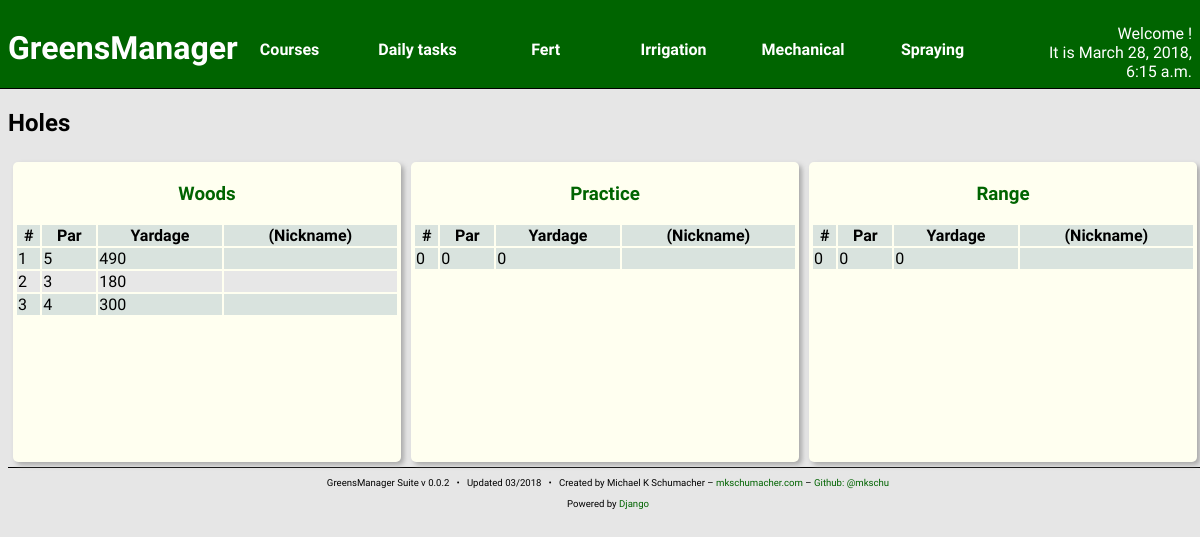
The app's page /courses/holes/ with its own data.
### courses/models.py (models this page shows, shortened)
class Course(models.Model):
    name = models.CharField(max_length=256)
    created_at = models.DateTimeField(auto_now_add=True)
    updated_at = models.DateTimeField(auto_now=True)

class Hole(models.Model):
    number = models.IntegerField()
    nickname = models.CharField(max_length=256,
                                null = True,
                                blank = True)
    par = models.IntegerField(default = 4)
    yardage = models.IntegerField()
    course = models.ForeignKey(Course, related_name='hole')
    created_at = models.DateTimeField(auto_now_add=True)
    updated_at = models.DateTimeField(auto_now=True)

### courses/views.py (the view)
def hole_index(request):
    courses = Course.objects.prefetch_related('hole').all()
    context = {
        'curr_time': curr_time(),
        'courses': courses,
    }
    return render(request, 'courses/hole_index.html', context)

### courses/views.py (called while the page is built)
def curr_time():
    return now()

### courses/templates/courses/hole_index.html
{% include "head.html" %}
<h2>Holes</h2>
{% for c in courses.all %}
	<section class="content-block">
		<h3>
			<a href="{% url 'courses:course_detail' c.pk %}">
				{{ c.name }}
			</a>
		</h3>
		<table>
			<thead>
				<th>#</th>
				<th>Par</th>
				<th>Yardage</th>
				<th>(Nickname)</th>
			</thead>
			{% for h in c.hole.all %}
			<tr>
				<td>{{ h.number }}</td>
				<td>{{ h.par }}</td>
				<td>{{ h.yardage }}</td>
				<td>{{ h.name }}</td>
			</tr>
			{% endfor %}
		</table>
	</section>
{% endfor %}
{% include "foot.html" %}

### greensManager/static/styles/main.css (style rules this page uses)
body { background: #e6e6e6; font-family: 'Quattrocento Sans', sans-serif; width: 100vw; overflow: auto; }
a { text-decoration: none; color: darkgreen; }
.content-block { width: 32%; float: left; border-radius: 5px; margin: 5px; padding: 2px; background: ivory; box-shadow: 3px 3px 5px darkgray; height: 37vh; overflow: hidden; }
.content-block h3 { text-align: center; }
.content-block table { width: 100%; }
.content-block tr:nth-child(odd) { background: #d9e3de; }
.content-block tr:nth-child(even) { background: #e7e7e7; }

### records on screen
Course: name "Woods"
Hole: number "1", par "5", yardage "490"
Hole: number "2", par "3", yardage "180"
Hole: number "3", par "4", yardage "300"
Course: name "Practice"
Hole: number "0", par "0", yardage "0"
Course: name "Range"
Hole: number "0", par "0", yardage "0"

### other values on screen
{{ curr_time }} "March 28, 2018, 6:15 a.m."
